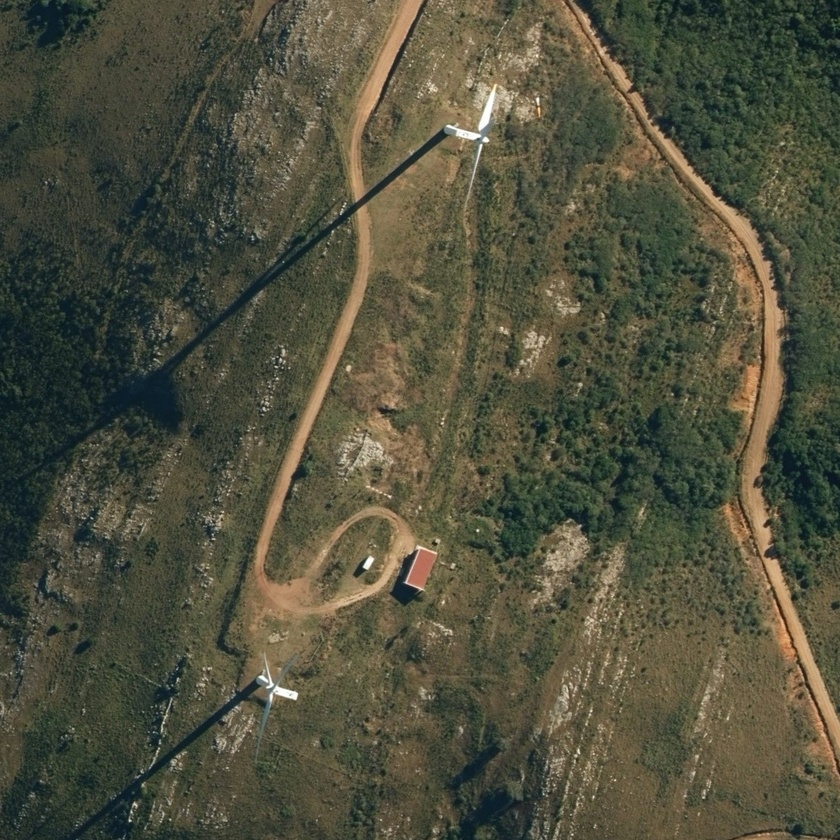
#> input picture models/HeightmapChico/Imagenes/satelital.jpg, 840 x 840 px, shrunk from 1203 x 1203 before the run
$ python -i utils.py   (imports and definitions only)
#> lines starting #> are read from the running program, lines starting #| are printed output that depends on the picture
#> further down, picture is the input picture: shape (840, 840, 3); mean B, G, R 61.3, 79.9, 80.2
import math
import cv2
import numpy as np
from itertools import combinations
from wind_turbine_detection.constants import CAMERA_FOV

# Preprocess image and returns an array of the lines detected with hough
def preproces_and_hough(image):
    # Convert to grayscale
    gray = cv2.cvtColor(image, cv2.COLOR_BGR2GRAY)
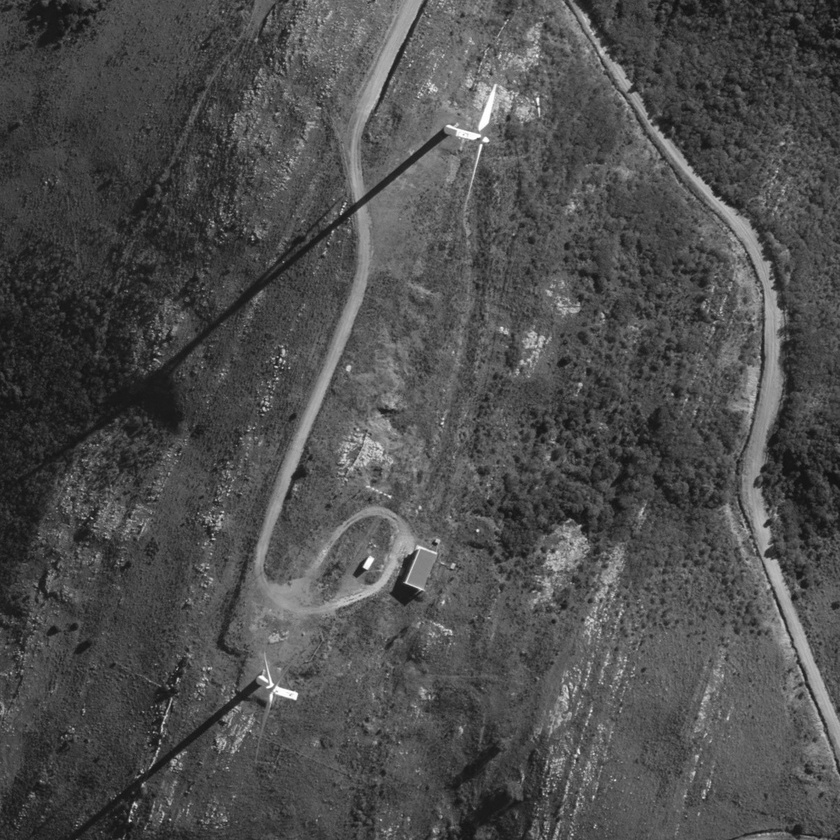
#> gray: shape (840, 840); min 14, max 255, mean 77.9

    # Improve contrast
    gray = cv2.equalizeHist(gray)
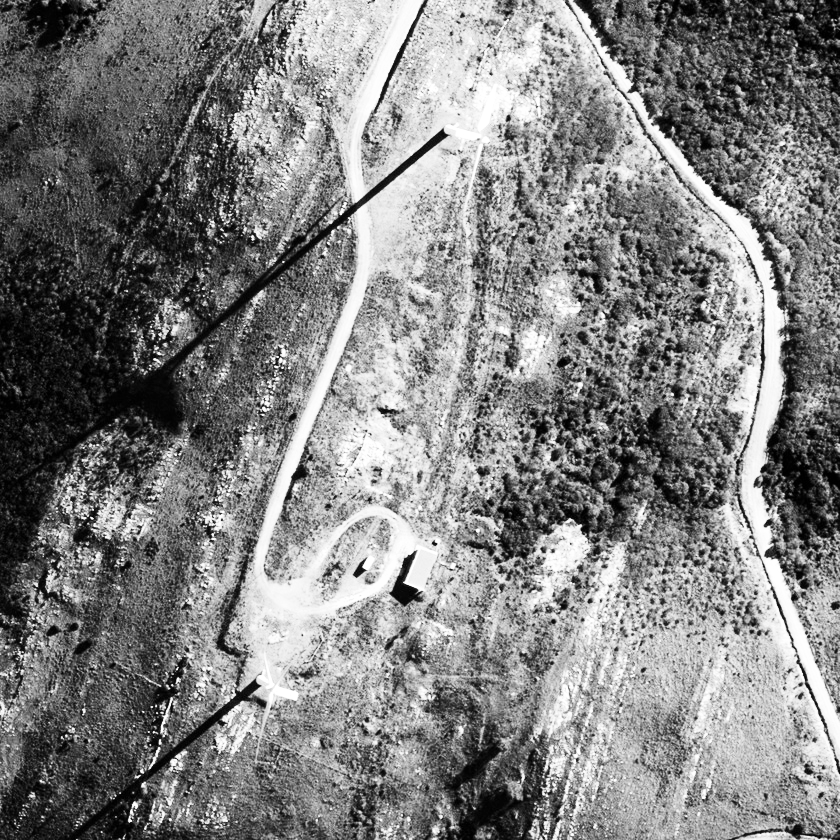
#> gray: shape (840, 840); min 0, max 255, mean 128.8

    # Apply smoothing
    blurred = cv2.GaussianBlur(gray, (5, 5), 0)

    # Apply Canny edge detector with adjusted thresholds
    edges = cv2.Canny(blurred, threshold1=50, threshold2=100, apertureSize=3)
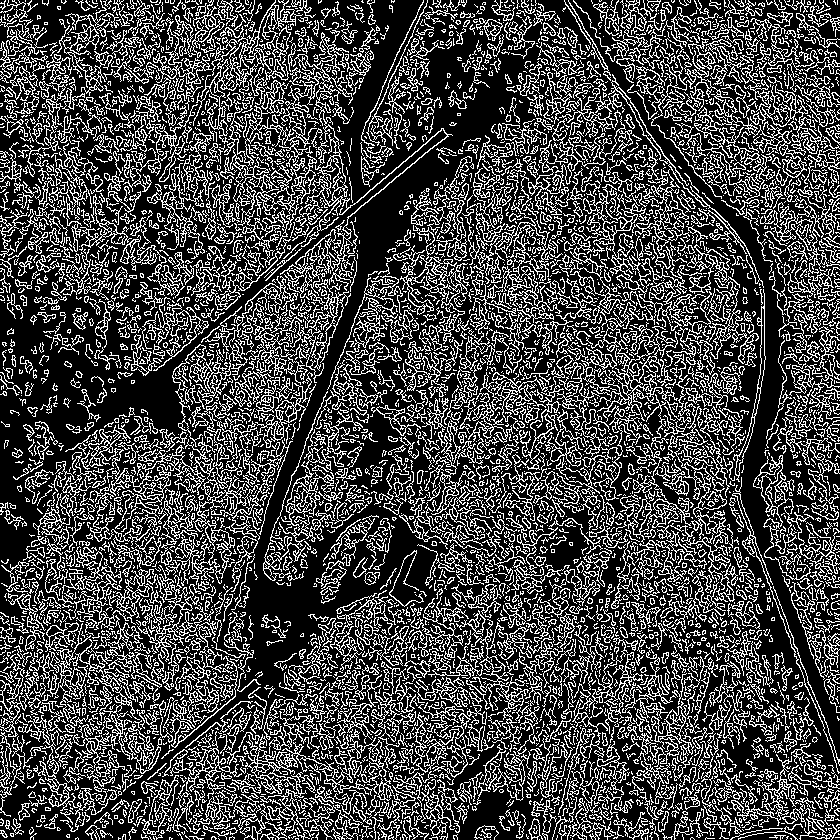
#> edges: shape (840, 840); 27.5% white in thin lines or dots

    # Apply the Probabilistic Hough Transform with adjusted parameters
    lines = cv2.HoughLinesP(
        edges,
        rho=1,
        theta=np.pi / 180,
        threshold=30,
        minLineLength=15,
        maxLineGap=20
    )
#> lines = 2075 rows, first 6: [2, 725, 837, 141], [57, 7, 838, 788], [1, 116, 721, 836], [356, 835, 839, 30], [0, 12, 826, 838], [75, 830, 361, 1]

    return lines

# Calculates the average deviation from orthogonality based on the difference in the distance to the left and right edge.
# The sign of the result indicates the rotational direction needed (clockwise or counterclockwise)
# [139 lines left out: functions determine_direction_with_depth, intercept, x_at_y, get_distance_at_approx_x_point, get_distance_at_point, not called in this run]

# Determines if a line is vertical within a margin of error
def is_vertical(x1, y1, x2, y2, error_margin=15):
    return abs(x1 - x2) <= error_margin

# Determines if a line is horizontal within a margin of error
def is_horizontal(x1, y1, x2, y2, error_margin=15):
    return abs(y1 - y2) <= error_margin

# Find the highest point in a list of lines
# [9 lines left out: function highest_point, not called in this run]

# Calculate the Euclidean distance between two points p1 and p2
def distance(p1, p2):
    return np.linalg.norm(np.array(p1) - np.array(p2))

# Calculate the slope of the line
# [224 lines left out: functions slope, perpendicular_slope, calculate_angle_between_lines, are_lines_about_120_degrees, y_inverted, find_line_intersection and 3 more, not called in this run]

>>> import cv2
>>> picture = cv2.imread('../../../models/HeightmapChico/Imagenes/satelital.jpg')
>>> result = preproces_and_hough(picture)
#> result has the same summary as lines in preproces_and_hough
